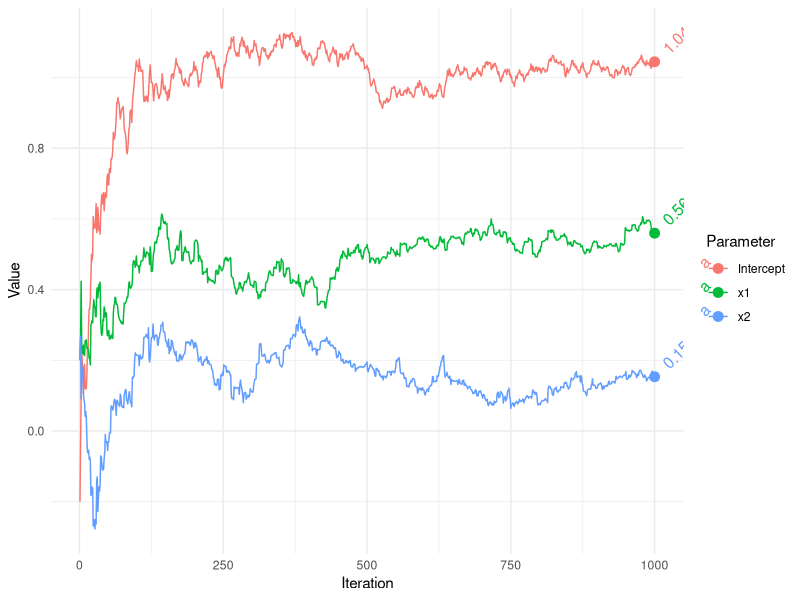
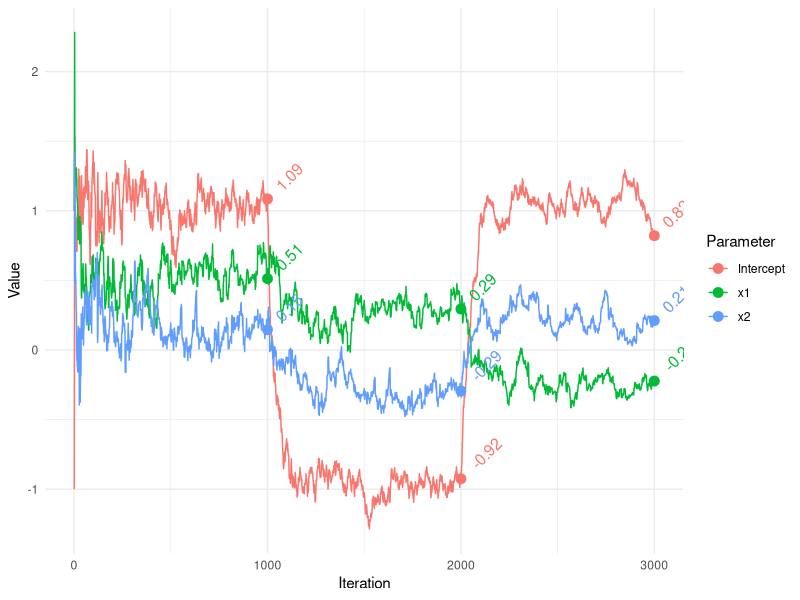

These charts were generated, in order, by the following R code:
# 'Online' learning via online/stochastic gradient descent.  See also, standard 
# gradient descent in lm_gradientdescent.R In the following, we have basic data 
# for standard regression, but in this 'online' learning case, we are assuming 
# each observation comes to us as a stream over time rather than as a single 
# batch, and would continue coming in.  Note that there are plenty of variations
# of this, an it can be applied in the batch case as well.  Currently no 
# stopping point is implemented in order to trace results over all data
# points/iterations.

# On revisiting this much later, I thought it useful to add that I believe this
# was motivated by the example in Murphy's Probabilistic Machine Learning.  I
# also made some cleanup to my original code, added some comments, but mostly
# left it as it was.

##################
### Data Setup ###
##################

set.seed(1234)

n  = 1000
x1 = rnorm(n)
x2 = rnorm(n)
y  = 1 + .5*x1 + .2*x2 + rnorm(n)
X  = cbind(Intercept = 1, x1, x2)


#############################################
### stochastic gradient descent algorithm ###
#############################################

sgd = function(par,                                      # parameter estimates
               X,                                        # model matrix
               y,                                        # target variable
               stepsize = 1,                             # the learning rate
               stepsizeTau = 0,                          # if > 0, a check on the LR at early iterations
               average = F
               ){
  
  # initialize
  beta = par
  names(beta) = colnames(X)
  betamat = matrix(0, nrow(X), ncol=length(beta))        # Collect all estimates
  fits = NA                                              # fitted values
  s = 0                                                  # adagrad per parameter learning rate adjustment
  loss = NA                                              # Collect loss at each point
  
  for (i in 1:nrow(X)){
    Xi   = X[i, , drop=F]
    yi   = y[i]
    LP   = Xi %*% beta                                   # matrix operations not necessary, 
    grad = t(Xi) %*% (LP - yi)                           # but makes consistent with the  standard gd R file
    s    = s + grad^2
    beta = beta - stepsize*grad/(stepsizeTau + sqrt(s))  # adagrad approach
    
    if (average & i > 1) {
      beta =  beta - 1/i*(betamat[i-1,] - beta)          # a variation
    } 
    
    betamat[i,] = beta
    fits[i] = LP
    loss[i] = (LP-yi)^2
  }
  
  LP = X %*% beta
  lastloss = crossprod(LP - y)
  
  list(
    par = beta,                                          # final estimates
    parvec = betamat,                                    # all estimates
    loss = loss,                                         # observation level loss
    RMSE = sqrt(sum(lastloss)/nrow(X)),
    fitted = fits
  )
}


###########
### Run ###
###########

### starting values

init = rep(0, 3)

# for any particular data you might have to fiddle with the stepsize, perhaps
# choosing one based on cross-validation with old data

out = sgd(init, X = X, y = y, stepsize = .2, stepsizeTau = 0, average = F)
str(out)
out$par

# compare
summary(lm(y ~ x1 + x2))
coef1 = coef(lm(y ~ x1 + x2))


# visualize estimates
library(ggplot2); library(reshape2)

gd = melt(out$parvec)
colnames(gd) = c('Iteration', 'Parameter', 'Value')
gd$Parameter = factor(gd$Parameter, labels = colnames(X))

ggplot(aes(x = Iteration, 
           y = Value, 
           group = Parameter, 
           color = Parameter), 
       data = gd) +
  geom_path() +
  geom_point(data = gd[gd$Iteration == n, ], size = 3) +
  geom_text(aes(label = round(Value, 2)), 
            hjust = -.5,
            angle = 45,
            size = 4, 
            data = gd[gd$Iteration == n, ]) +
  theme_minimal()


######################################
### add alternately generated data ###
######################################

# This data includes a shift of the previous data
set.seed(1234)

n2 = 1000
x1.2 = rnorm(n2)
x2.2 = rnorm(n2)
y2 = -1 + .25*x1.2 - .25*x2.2 + rnorm(n2)
X2 = rbind(X, cbind(1, x1.2, x2.2))
coef2 = coef(lm(y2 ~ x1.2 + x2.2))
y2 = c(y, y2)

n3 = 1000
x1.3 = rnorm(n3)
x2.3 = rnorm(n3)
y3 = 1 - .25*x1.3 + .25*x2.3 + rnorm(n3)
coef3 = coef(lm(y3 ~ x1.3 + x2.3))

X3 = rbind(X2, cbind(1, x1.3, x2.3))
y3 = c(y2, y3)


###########
### Run ###
###########

out2 = sgd(init, X = X3, y = y3, stepsize = 1, stepsizeTau = 0, average = F)
str(out2)

# compare with lm for each data part
out2$parvec[c(n, n + n2, n + n2 + n3), ]
rbind(coef1, coef2, coef3)

# visualize estimates
gd = melt(out2$parvec)
colnames(gd) = c('Iteration', 'Parameter', 'Value')
gd$Parameter = factor(gd$Parameter, labels = colnames(X))

ggplot(aes(x = Iteration,
           y = Value,
           group = Parameter,
           color = Parameter
           ),
       data = gd) +
  geom_path() +
  geom_point(data = gd[gd$Iteration == (c(n, n + n2, n + n2 + n3)), ], 
             size = 3) +
  geom_text(
    aes(label = round(Value, 2)),
    hjust = -.5,
    angle = 45,
    data = gd[gd$Iteration == (c(n, n + n2, n + n2 + n3)), ],
    size = 4,
    show.legend = F
  ) +
  theme_minimal()